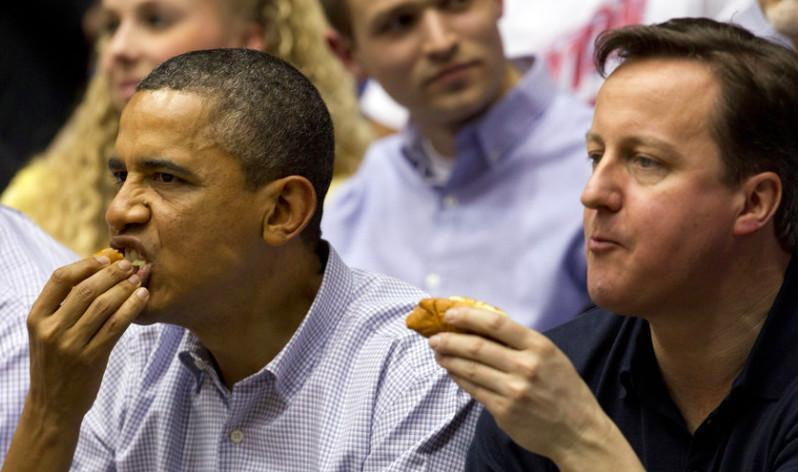
#> input picture python_project/picture_library/Obama_eat.jpg, 798 x 472 px, found by its file name
$ python picture_capture.py
#> lines starting #> are read from the running program, lines starting #| are printed output that depends on the picture
from PIL import Image

img = Image.open("picture_library/Obama_eat.jpg")
#> img is the input picture: PIL image 798x472 RGB; mean R, G, B 123.2, 104.6, 93.6
print(img.size)
#| (798, 472)
cropped = img.crop((98, 85, 284, 531))  # (left, upper, right, lower) 左上，右下
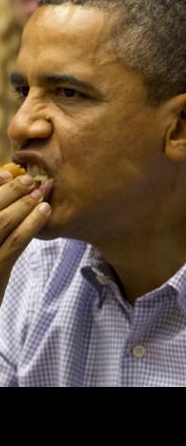
#> cropped: PIL image 186x446 RGB; mean R, G, B 103.3, 83.8, 65
# cropped = img.crop((98, 716, 284, 531))
Image._show(cropped)
cropped.save("picture_library/Obama_eat_cut.jpg")

$ run again, with python_project/picture_library/anji.jpg copied over python_project/picture_library/Obama_eat.jpg
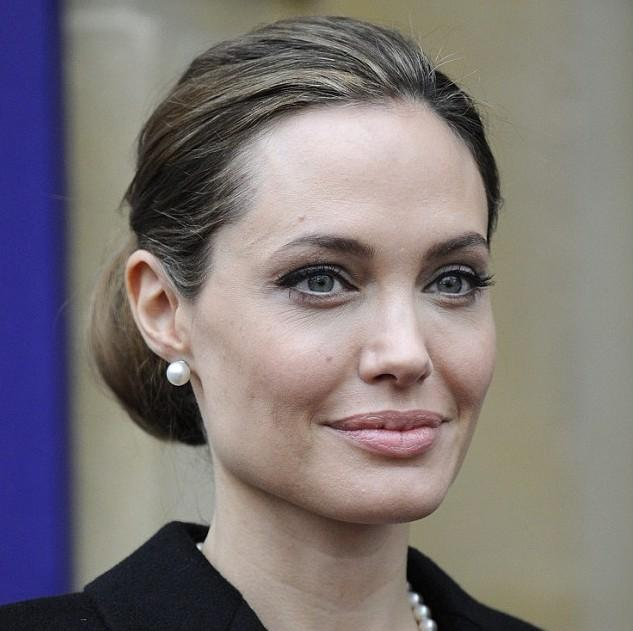
#> input picture python_project/picture_library/anji.jpg, 633 x 631 px, found by its file name
#> img is the input picture: PIL image 633x631 RGB; mean R, G, B 126.2, 118.8, 118.9
#| (633, 631)
#> `cropped = img.crop((98, 85, 284, 531))`:
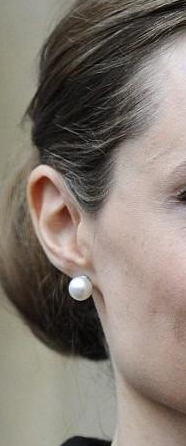
#> cropped: PIL image 186x446 RGB; mean R, G, B 131.3, 121.8, 112.7

$ run again, with python_project/picture_library/more.jpg copied over python_project/picture_library/Obama_eat.jpg
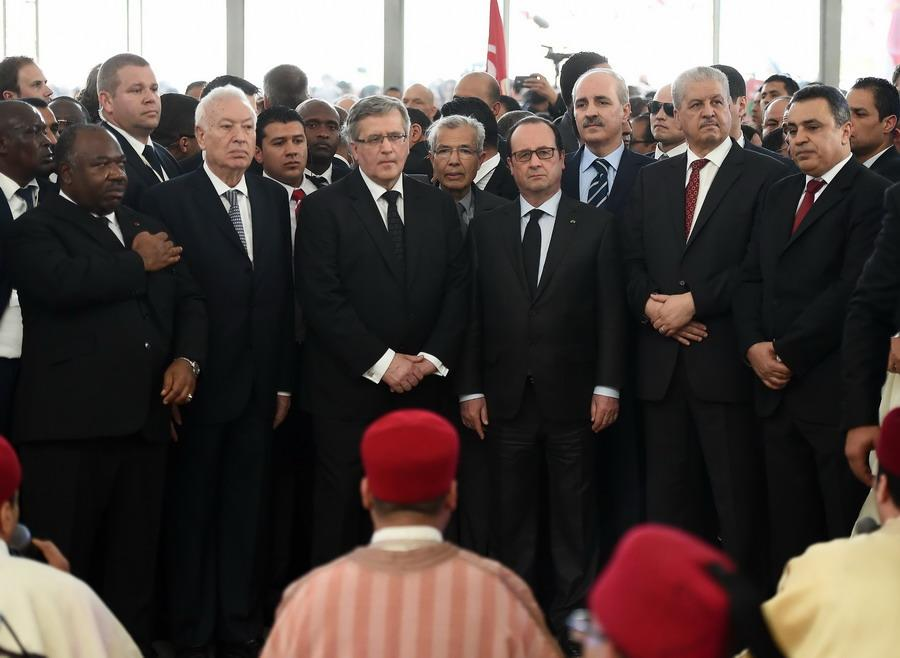
#> input picture python_project/picture_library/more.jpg, 900 x 658 px, found by its file name
#> img is the input picture: PIL image 900x658 RGB; mean R, G, B 84.8, 73.8, 70.2
#| (900, 658)
#> `cropped = img.crop((98, 85, 284, 531))`:
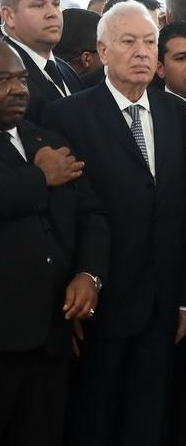
#> cropped: PIL image 186x446 RGB; mean R, G, B 41.4, 37.9, 36.6

$ run again, with python_project/picture_library/wangqishan.jpg copied over python_project/picture_library/Obama_eat.jpg
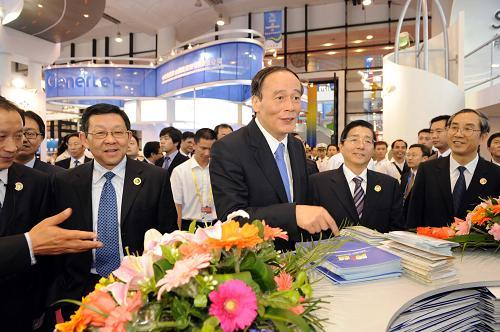
#> input picture python_project/picture_library/wangqishan.jpg, 500 x 332 px, found by its file name
#> img is the input picture: PIL image 500x332 RGB; mean R, G, B 141.6, 122.9, 110.2
#| (500, 332)
#> `cropped = img.crop((98, 85, 284, 531))`:
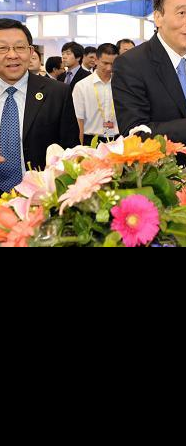
#> cropped: PIL image 186x446 RGB; mean R, G, B 79.1, 67.1, 57.6
